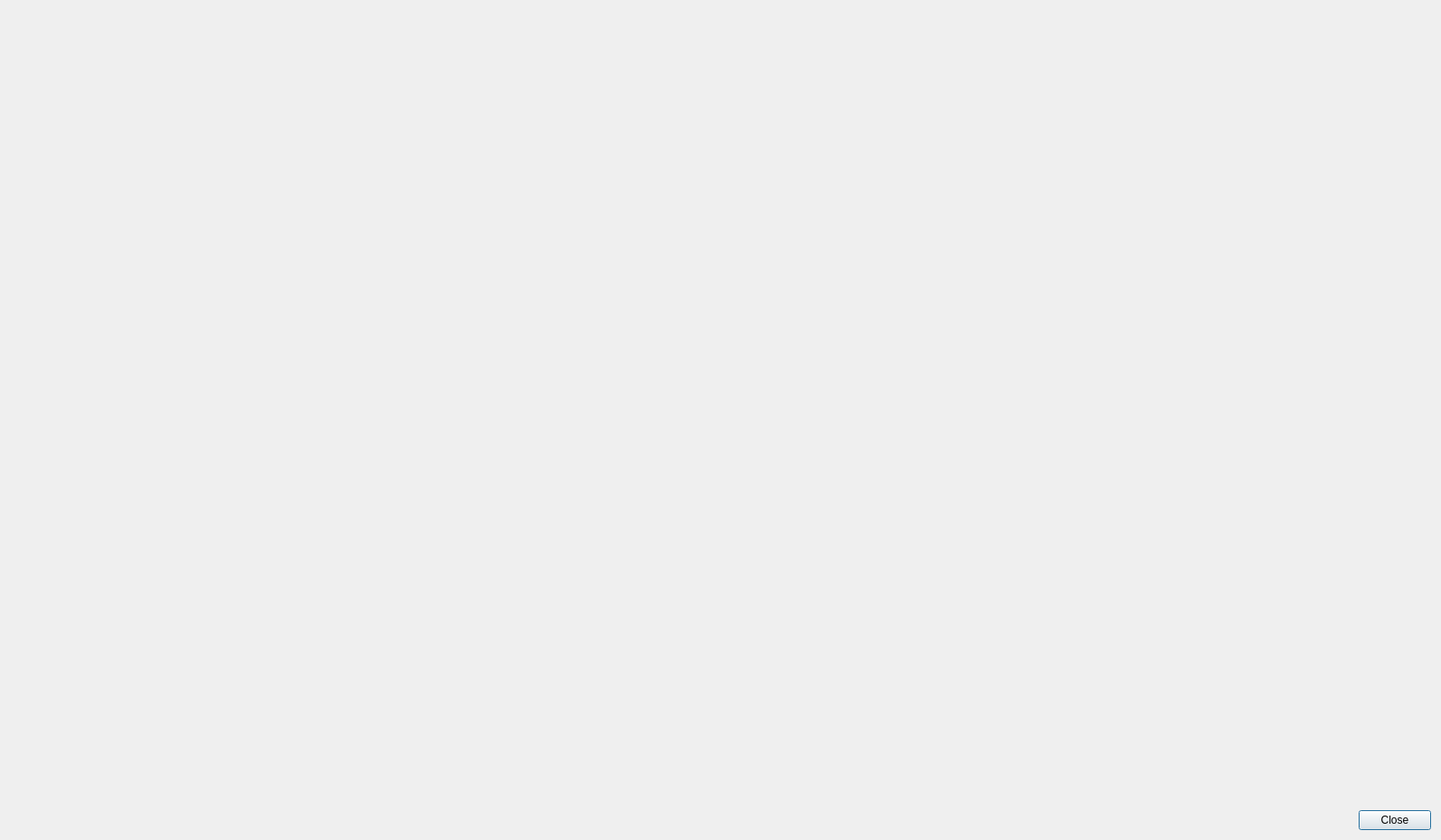
<?xml version="1.0" encoding="UTF-8"?>
<ui version="4.0">
 <class>Dialog_rich_text</class>
 <widget class="QDialog" name="Dialog_rich_text">
  <property name="geometry">
   <rect>
    <x>0</x>
    <y>0</y>
    <width>1593</width>
    <height>929</height>
   </rect>
  </property>
  <property name="sizePolicy">
   <sizepolicy hsizetype="Preferred" vsizetype="Preferred">
    <horstretch>0</horstretch>
    <verstretch>0</verstretch>
   </sizepolicy>
  </property>
  <property name="windowTitle">
   <string>顯示訊息</string>
  </property>
  <layout class="QVBoxLayout" name="verticalLayout">
   <item>
    <widget class="QWidget" name="webview" native="true">
     <layout class="QVBoxLayout" name="verticalLayout_3">
      <item>
       <layout class="QVBoxLayout" name="verticalLayout_2"/>
      </item>
     </layout>
    </widget>
   </item>
   <item>
    <widget class="QDialogButtonBox" name="buttonBox">
     <property name="standardButtons">
      <set>QDialogButtonBox::Close</set>
     </property>
    </widget>
   </item>
  </layout>
 </widget>
 <resources/>
 <connections/>
</ui>
